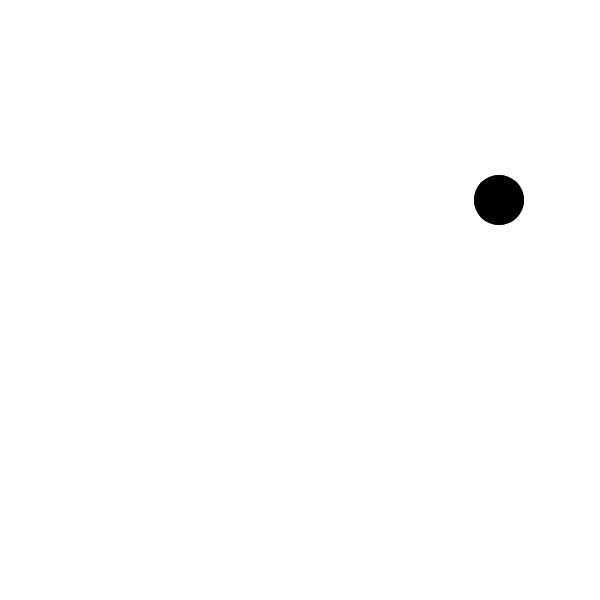
Frame 1 (no input)
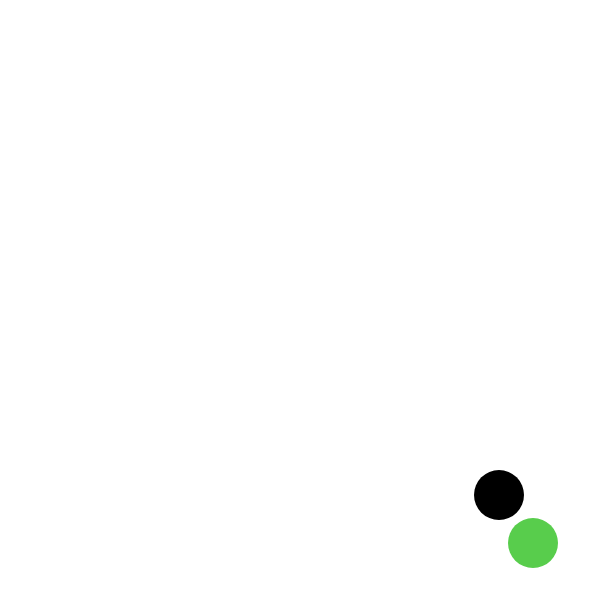
Frame 60 (no input)
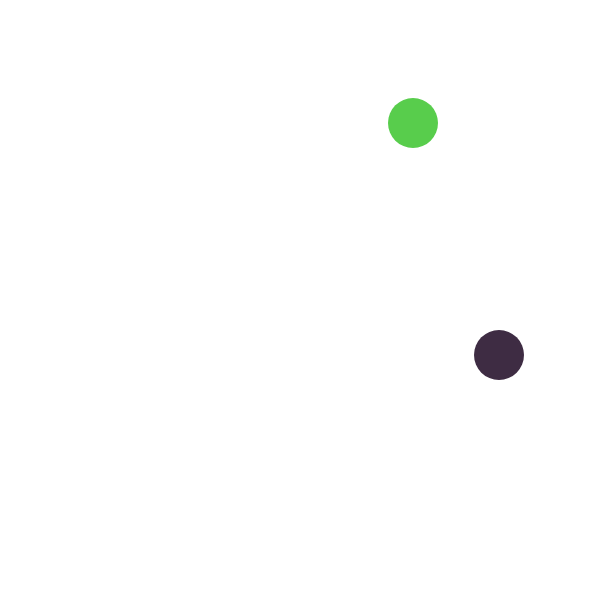
Frame 120 (the mouse pressed at the canvas centre since frame 60)

The p5.js sketch that drew these frames (run headless with seeded random() and noise() and a simulated clock; from frame 60 on, the mouse is pressed at the canvas centre):

// p5.js sketch
// ── sketch.js
// var xcor = 499;
// var ycor = 200;
//
// var xcor2 = 499;
// var ycor2 = 200;
//
// var xSpeed = 2;
// var ySpeed = 7;
//
// var xSpeed2 = 5;
// var ySpeed2 = 2;
//
// let c1 = (127, 100, 200)
// function setup(){
//   createCanvas(600,600);
//   noStroke();
//   background(0,0,0);
// }
//
// function draw(){
//   background(200);
//   fill(127,0,55)
//   ellipse(xcor, ycor, 50);
//   fill(0,200,123)
//   ellipse(xcor2, ycor2, 50);
//
//   xcor += xSpeed;
//   ycor += ySpeed;
//   xcor2 += xSpeed2;
//   ycor2 += ySpeed2
//
//   if ((xcor >= width) || (xcor <= 0)){
//     xSpeed = -xSpeed;
//     let c1 = (random(255), random(255), random(255))
//   }
//   if ((ycor >= height) || (ycor <= 0)){
//     ySpeed = -ySpeed;
//   }
//
//   if ((xcor2 >= width) || (xcor2 <= 0)){
//     xSpeed2 = -xSpeed2;
//   }
//   if ((ycor2 >= height) || (ycor2 <= 0)){
//     ySpeed2 = -ySpeed2;
//   }
// }

var xcor = 499;
var ycor = 200;

var xcor2 = 499;
var ycor2 = 200;

var xSpeed = 2;
var ySpeed = 7;

var xSpeed2 = 0;
var ySpeed2 = 5;

let balletje1;
let balletje2;

function setup(){
  createCanvas(600,600);
  noStroke();
  background(0,0,0);
  balletje1 = (0, 0, 0)
  balletje2 = (0, 0, 0)
}

function draw(){
  background(255);
  fill(balletje1)
  ellipse(xcor, ycor, 50);
  fill(balletje2)
  ellipse(xcor2, ycor2, 50);

  xcor += xSpeed;
  ycor += ySpeed;
  xcor2 += xSpeed2;
  ycor2 += ySpeed2

  if ((xcor + 25 >= width) || (xcor - 25 <= 0)){
    xSpeed = -xSpeed;
    balletje1 = color(random(255), random(255), random(255))
  }
  if ((ycor + 25>= height) || (ycor - 25<= 0)){
    ySpeed = -ySpeed;
    balletje1 = color(random(255), random(255), random(255))
  }

  if ((xcor2 + 25 >= width) || (xcor2 - 25<= 0)){
    xSpeed2 = -xSpeed2;
    balletje2 = color(random(255), random(255), random(255))
  }
  if ((ycor2 + 25 >= height) || (ycor2 - 25<= 0)){
    ySpeed2 = -ySpeed2;
    balletje2 = color(random(255), random(255), random(255))
  }
}
